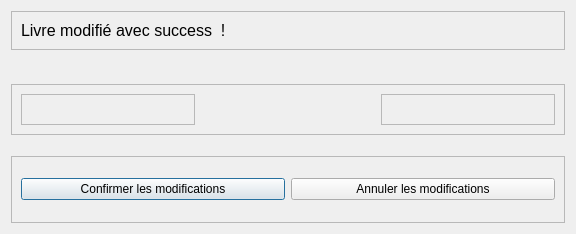
<?xml version="1.0" encoding="UTF-8"?>
<ui version="4.0">
 <class>ConfirmUpdateBookDialog</class>
 <widget class="QDialog" name="ConfirmUpdateBookDialog">
  <property name="geometry">
   <rect>
    <x>0</x>
    <y>0</y>
    <width>576</width>
    <height>234</height>
   </rect>
  </property>
  <property name="windowTitle">
   <string>Dialog</string>
  </property>
  <layout class="QVBoxLayout" name="verticalLayout">
   <item alignment="Qt::AlignTop">
    <widget class="QFrame" name="frame">
     <property name="frameShape">
      <enum>QFrame::StyledPanel</enum>
     </property>
     <property name="frameShadow">
      <enum>QFrame::Raised</enum>
     </property>
     <layout class="QVBoxLayout" name="verticalLayout_2">
      <item>
       <widget class="QLabel" name="label">
        <property name="font">
         <font>
          <pointsize>12</pointsize>
          <weight>50</weight>
          <bold>false</bold>
         </font>
        </property>
        <property name="text">
         <string>Livre modifié avec success  !</string>
        </property>
       </widget>
      </item>
     </layout>
    </widget>
   </item>
   <item alignment="Qt::AlignTop">
    <widget class="QFrame" name="frame_2">
     <property name="sizePolicy">
      <sizepolicy hsizetype="Preferred" vsizetype="Expanding">
       <horstretch>0</horstretch>
       <verstretch>0</verstretch>
      </sizepolicy>
     </property>
     <property name="frameShape">
      <enum>QFrame::StyledPanel</enum>
     </property>
     <property name="frameShadow">
      <enum>QFrame::Raised</enum>
     </property>
     <layout class="QHBoxLayout" name="horizontalLayout">
      <item>
       <widget class="QFrame" name="old_book_frame">
        <property name="styleSheet">
         <string notr="true"/>
        </property>
        <property name="frameShape">
         <enum>QFrame::StyledPanel</enum>
        </property>
        <property name="frameShadow">
         <enum>QFrame::Raised</enum>
        </property>
        <layout class="QHBoxLayout" name="horizontalLayout_4">
         <property name="spacing">
          <number>0</number>
         </property>
         <property name="leftMargin">
          <number>0</number>
         </property>
         <property name="topMargin">
          <number>0</number>
         </property>
         <property name="rightMargin">
          <number>0</number>
         </property>
         <property name="bottomMargin">
          <number>0</number>
         </property>
         <item>
          <layout class="QVBoxLayout" name="old_book_layout"/>
         </item>
        </layout>
       </widget>
      </item>
      <item>
       <widget class="QLabel" name="arrow_label">
        <property name="font">
         <font>
          <pointsize>20</pointsize>
         </font>
        </property>
        <property name="text">
         <string/>
        </property>
        <property name="pixmap">
         <pixmap resource="../res/res.qrc">:/images/images/arrow_right.png</pixmap>
        </property>
        <property name="scaledContents">
         <bool>false</bool>
        </property>
        <property name="alignment">
         <set>Qt::AlignCenter</set>
        </property>
       </widget>
      </item>
      <item>
       <widget class="QFrame" name="new_book_frame">
        <property name="frameShape">
         <enum>QFrame::StyledPanel</enum>
        </property>
        <property name="frameShadow">
         <enum>QFrame::Raised</enum>
        </property>
        <layout class="QHBoxLayout" name="horizontalLayout_3">
         <property name="spacing">
          <number>0</number>
         </property>
         <property name="leftMargin">
          <number>0</number>
         </property>
         <property name="topMargin">
          <number>0</number>
         </property>
         <property name="rightMargin">
          <number>0</number>
         </property>
         <property name="bottomMargin">
          <number>0</number>
         </property>
         <item>
          <layout class="QVBoxLayout" name="new_book_layout"/>
         </item>
        </layout>
       </widget>
      </item>
     </layout>
    </widget>
   </item>
   <item>
    <widget class="QFrame" name="frame_3">
     <property name="frameShape">
      <enum>QFrame::StyledPanel</enum>
     </property>
     <property name="frameShadow">
      <enum>QFrame::Raised</enum>
     </property>
     <layout class="QHBoxLayout" name="horizontalLayout_2">
      <item>
       <widget class="QPushButton" name="confirm_button">
        <property name="text">
         <string>Confirmer les modifications</string>
        </property>
       </widget>
      </item>
      <item>
       <widget class="QPushButton" name="annul_button">
        <property name="text">
         <string>Annuler les modifications</string>
        </property>
       </widget>
      </item>
     </layout>
    </widget>
   </item>
  </layout>
 </widget>
 <resources>
  <include location="../res/res.qrc"/>
 </resources>
 <connections/>
</ui>
